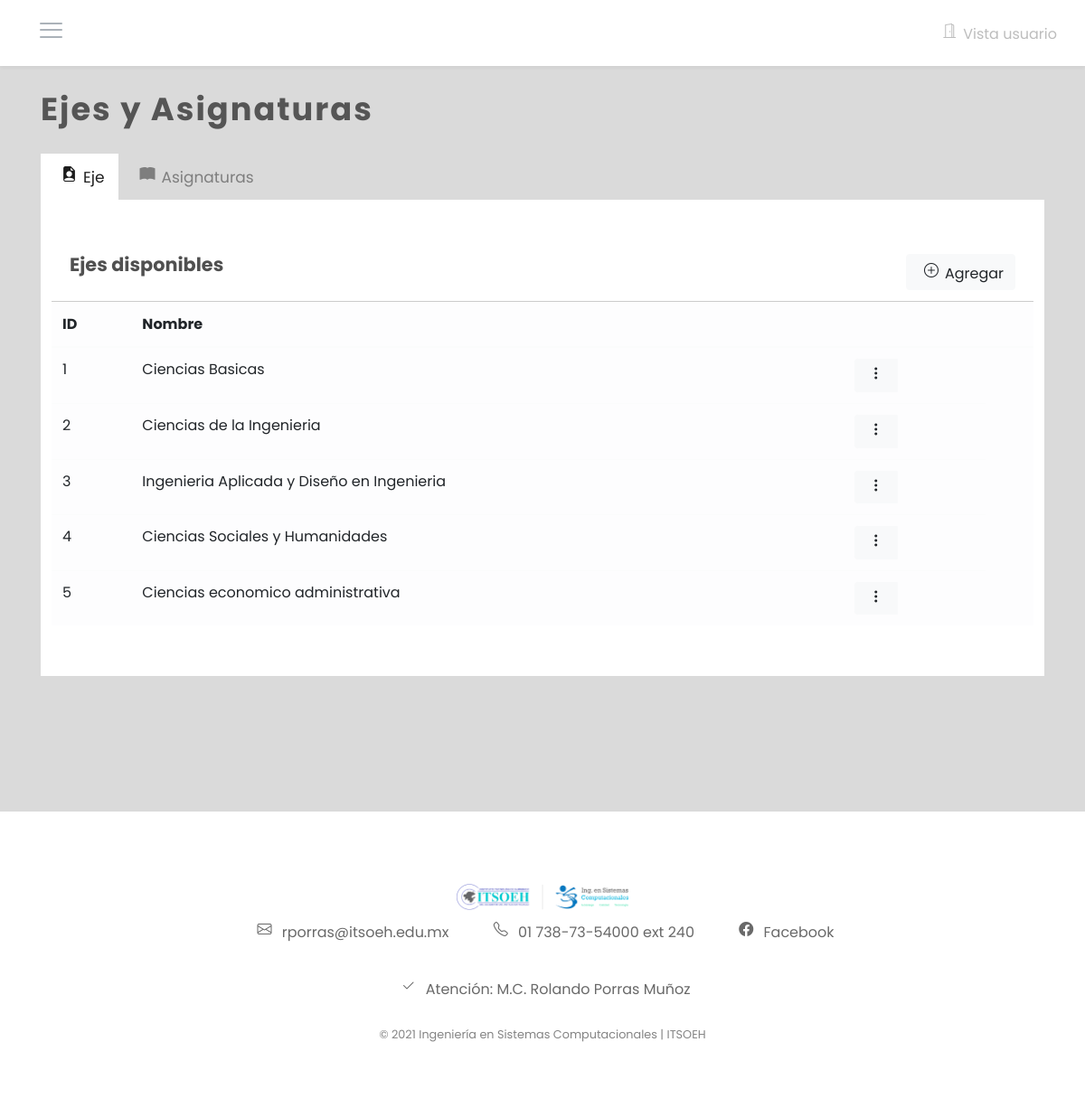
Screenshot of /AdminEjeAsignaturas.php with the database file from the repository.
### tables this page shows
CREATE TABLE `areaconocimiento` (
  `idareaConocimiento` int(11) NOT NULL,
  `Nombre` varchar(45) DEFAULT NULL
);

### Controlador/Controlador.php (called while the page is built, shortened)
<?php
$con = conectar();
function getEjesAdmin() {
    global $con;
    $stmt = $con->prepare("call indicadores_isc.sp_getEjesAdmin();");
    $stmt->execute();
    $stmt->bind_result($idareaConocimiento, $Nombre);
    $i = 0;
    while ($stmt->fetch()) {
        $ejeA[$i][0] = $idareaConocimiento;
        $ejeA[$i][1] = $Nombre;
        $i++;
    }
    return $ejeA;
}

### AdminEjeAsignaturas.php (the view, shortened to what this page needs)
<?php
include('./headAdmin.php');
$ejeA = getEjesAdmin();
?>
<div class="admon">
    <div class="container">
        <h2>Ejes y Asignaturas</h2>
        <div class="tab">
            <button class="tablinks" onclick="openCity(event, 'tab1')" id="defaultOpen"><i class="bi bi-file-earmark-person-fill"></i>Eje</button>
            <button class="tablinks" onclick="openCity(event, 'tab2')"><i class="bi bi-book-fill"></i>Asignaturas</button>
        </div>
        <div id="tab1" class="tabcontent">
            <div id="titulo">
                <h6><b>Ejes disponibles</b><button type="button" class="btn btn-light" data-toggle="modal" data-target="#myModalAddEje"><i class="bi bi-plus-circle"></i>Agregar</button></h6>
            </div>
            <table class="table table-light table-hover">
                <thead>
                    <tr>
                        <th>ID</th>
                        <th>Nombre</th>
                        <th>
                        <th>
                    </tr>
                </thead>
                <tbody>
                    <?php
                    for ($i = 0; $i < sizeof($ejeA); $i++) {
                        echo '
                        <tr>
                            <td>' . $ejeA[$i][0] . '</td>
                            <td>' . $ejeA[$i][1] . '</td>
                            <td>
                            <div class="btn-group">
                                <button class="btn btn-light btn-sm" type="button" data-toggle="dropdown" aria-haspopup="true" aria-expanded="false">
                                    <i class="bi bi-three-dots-vertical"></i>
                                </button>
                                    <a class="dropdown-item" data-toggle="modal" data-target="#myModalEje" onclick="datosModalEje(\'' . $ejeA[$i][0] . '\', \'' . $ejeA[$i][1] . '\');"><i class="bi bi-pencil-square"></i>Editar</a>
                                    <a class="dropdown-item" href="Controlador/ControlBorrar.php?id=2*' . $ejeA[$i][0] . '*1"><i class="bi bi-trash-fill"></i>Eliminar</a>
                                </div>
                            </td>
                        </tr>';
                    }
                    ?>
                </tbody>
            </table>
        </div>
    </div>
</div>
<?php include('AdminFooter.php') ?>
</body>
</html>

### headAdmin.php (shortened to what this page needs)
<?php
include("./Controlador/Controlador.php");
?>
<!DOCTYPE HTML>
<html lang="en">
<head>
    <link rel="stylesheet" href="https://cdnjs.cloudflare.com/ajax/libs/malihu-custom-scrollbar-plugin/3.1.5/jquery.mCustomScrollbar.min.css">
    <link rel="stylesheet" href="https://maxcdn.bootstrapcdn.com/bootstrap/4.5.2/css/bootstrap.min.css">
    <link rel="stylesheet" href="https://cdnjs.cloudflare.com/ajax/libs/font-awesome/5.13.0/css/all.min.css">
    <link rel="stylesheet" href="https://cdn.jsdelivr.net/npm/bootstrap-icons@1.3.0/font/bootstrap-icons.css">
    <link rel="stylesheet" type="text/css" href="css/admin.css?1.0.0" />
    <link rel="stylesheet" type="text/css" href="css/adminEditor.css?1.0.0" />
    <link rel="stylesheet" type="text/css" href="css/normalize.css?1.0.0" />
    <link rel="stylesheet" type="text/css" href="css/estilos.css?1.0.0" />
    <link rel="stylesheet" type="text/css" href="css/adminInicio.css?1.0.0" />
    <link rel="stylesheet" type="text/css" href="css/tabs.css?1.0.0" />
</head>
<body>
    <nav class="navbar navbar-expand-lg navbar-light dark fixed-top">
        <div class="container-fluid">
            <div id="hamburger">
                <button id="sidebarCollapse" class="active">
                    <span class="top-line"></span>
                    <span class="middle-line"></span>
                    <span class="bottom-line"></span>
                </button>
            </div>
            <a href="index.php" class="salir"><i class="bi bi-door-open"></i>Vista usuario</a>
        </div>
    </nav>

### AdminFooter.php (shortened to what this page needs)
<section id="footer" class="bg-dark">
    <div class="container">
        <img src="img/logos/itsoeh-isic.png?1.0.0" alt="logo" class="itsoeh-logo-white">
        <ul class="list-inline">
            <li class="list-inline-item footer-menu"><i class="bi bi-envelope"></i><span> rporras@itsoeh.edu.mx</span></li>
            <li class="list-inline-item footer-menu"><i class="bi bi-telephone"></i><span> 01 738-73-54000 ext 240</span></li>
            <li class="list-inline-item footer-menu">
                <a target="_blank" href="https://www.facebook.com/ING-Sistemas-Computacionales-ITSOEH-916964301664810/">
                    <i class="bi bi-facebook"></i> Facebook</a>
            </li>
        </ul>
        <ul class="list-inline">
            <li class="list-inline-item footer-menu">
                <i class="bi bi-check2"></i><span> Atención: M.C. Rolando Porras Muñoz</span></a>
            </li>
        </ul>
        <small>© 2021 Ingeniería en Sistemas Computacionales | ITSOEH</small>
    </div>
</section>

### css/admin.css (style rules this page uses)
:root { --z-fixed: 100; }
*, *:after, *:before { margin: 0; padding: 0; box-sizing: border-box; -moz-box-sizing: border-box; -webkit-box-sizing: border-box; }
body { font-family: 'Poppins', sans-serif; transition: .5s; }
.navbar { box-shadow: 0px 2px 4px 0px rgba(0, 0, 0, 0.05); }
.navbar .salir { text-decoration: none; color: #BDBDBD; }
i { margin: 0 7px; }
.dark { background: #ffffff; color: #696969; }
.itsoeh-logo-white { min-width: 180px; max-width: 190px; }
#hamburger button { background: none; border: none; cursor: pointer; padding: 0; width: 50px; height: 50px; }
#hamburger button span { border-radius: 2px; background: #ABB2B9; display: block; width: 50%; margin: 6px auto; height: 1.5px; animation-duration: 1s; animation-fill-mode: forwards; }
#hamburger button.active .top-line { animation-name: top-line-animation-close; }
#hamburger button.active .middle-line { animation-name: middle-line-animation-close; }
#hamburger button.active .bottom-line { animation-name: bottom-line-animation-close; }
#hamburger button .top-line { animation-name: top-line-animation; }
#hamburger button .middle-line { animation-name: middle-line-animation; }
#hamburger button .bottom-line { animation-name: bottom-line-animation; }
section.bg-dark { background-color: #ffffff !important; }
#footer { padding: 80px 0; text-align: center; color: #696969; }
#footer a { color: #696969; text-decoration: none; }
#footer .list-inline .list-inline-item { padding: 10px 15px; }
#footer small { color: #848484; }
[class^="bi"], [class*=" bi"] { display: inline-block; vertical-align: 0.16em; background-repeat: no-repeat; background-size: 1rem 1rem; }

### css/adminEditor.css (style rules this page uses)
.admon { background-color:#dadada; padding-bottom: 150px; }
.admon h2 { padding-top: 100px; padding-bottom: 20px; font-size: 2.2em; font-weight: 700; letter-spacing: 2px; color: #555555; }
.admon .container #titulo { background-color: #ffffff; border-bottom: 1px solid #cccccc; padding: 20px; vertical-align: middle; }
.admon .container #titulo h6 { color: #505050; font-size: 1.3em; }
.admon button.btn-light, .btn-group-sm { float:right; }
@media screen and (min-width: 801px) { .admon .cont-invest tr, td { font-size: 16px; } }
@media screen and (min-width: 801px) { .admon button.btn-light { font-size: 16px; } }

### css/tabs.css (style rules this page uses)
.tab { overflow: hidden; border: none; background-color: #dadada; }
.tab button { background-color: inherit; color: #7e7e7e; float: left; border: none; outline: none; cursor: pointer; padding: 14px 16px; transition: 0.3s; font-size: 17px; }
.tab button.active { background-color: #ffffff; color:#1d1d1d; }
.tabcontent { background-color: #ffffff; display: none; padding: 40px 12px; border: none; }

### rows the page displays
areaconocimiento: idareaConocimiento "1", Nombre "Ciencias Basicas"
areaconocimiento: idareaConocimiento "2", Nombre "Ciencias de la Ingenieria"
areaconocimiento: idareaConocimiento "3", Nombre "Ingenieria Aplicada y Diseño en Ingenieria"
areaconocimiento: idareaConocimiento "4", Nombre "Ciencias Sociales y Humanidades"
areaconocimiento: idareaConocimiento "5", Nombre "Ciencias economico administrativa"
